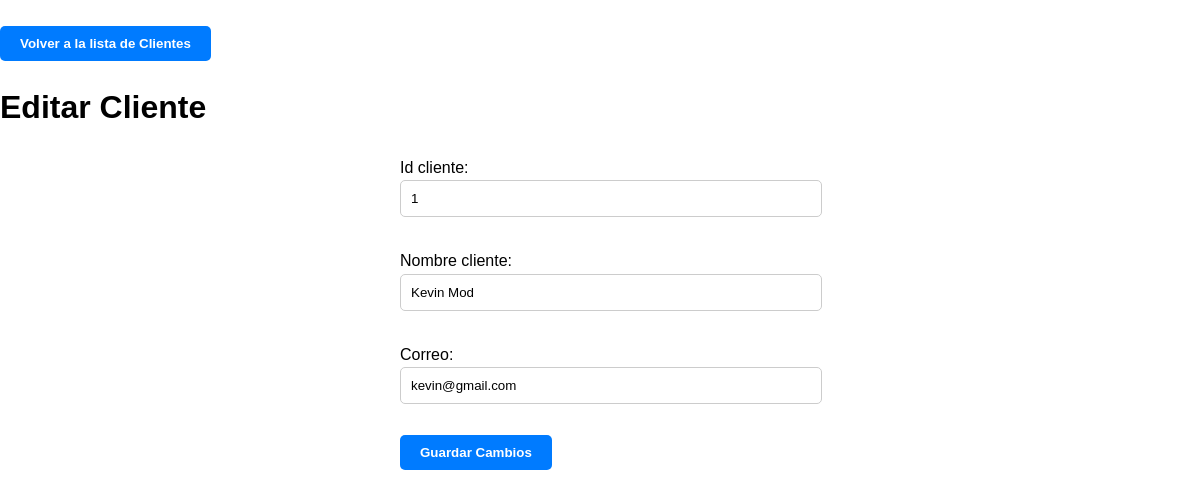
The app's page /editar_cliente/1/ with its own data.
### StoreApp/models.py (models this page shows, shortened)
class Clientes(models.Model):
    id_cliente = models.BigIntegerField(primary_key=True)
    nombre_cliente = models.CharField(max_length=50)
    correo = models.CharField(max_length=50)

### StoreApp/views.py (the view)
# urls.py: path('editar_cliente/<int:id_cliente>/', editar_cliente),
def editar_cliente(request, id_cliente):
    cliente = get_object_or_404(Clientes, id_cliente=id_cliente)
    if request.method == 'POST':
        form = ClientesForm(request.POST, instance=cliente)
        if form.is_valid():
            form.save()
            return redirect('/clientes/')
    else:
        form = ClientesForm(instance=cliente)
    return render(request, 'editar_cliente.html', {'form': form})

### StoreApp/forms.py
class ClientesForm(forms.ModelForm):
    class Meta:
        model = Clientes
        fields = '__all__'

### StoreApp/templates/editar_cliente.html (shortened to what this page needs)
{% load static %}
<!DOCTYPE html>
<html>
<head>
    <link rel="stylesheet" href="{% static 'css/global.css' %}">
</head>
<body>
    <br>
    <a href="/clientes/"><button>Volver a la lista de Clientes</button></a>
    <br>
    <h1>Editar Cliente</h1>
    <form method="post">
        {{ form.as_p }}
        <button type="submit">Guardar Cambios</button>
    </form>
</body>
</html>

### StoreApp/static/css/global.css (style rules this page uses)
body { font-family: Arial, sans-serif; line-height: 1.6; margin: 0; padding: 0; }
h1, h2, h3 { font-weight: bold; }
button { cursor: pointer; background-color: #007bff; color: #fff; border: none; padding: 10px 20px; border-radius: 5px; font-weight: bold; transition: background-color 0.3s ease; }
form { max-width: 400px; margin: 0 auto; }
input, textarea, select { width: 100%; padding: 10px; margin-bottom: 15px; border: 1px solid #ccc; border-radius: 5px; }

### records on screen
Clientes: id_cliente "1", nombre_cliente "Kevin Mod", correo "kevin@gmail.com"
